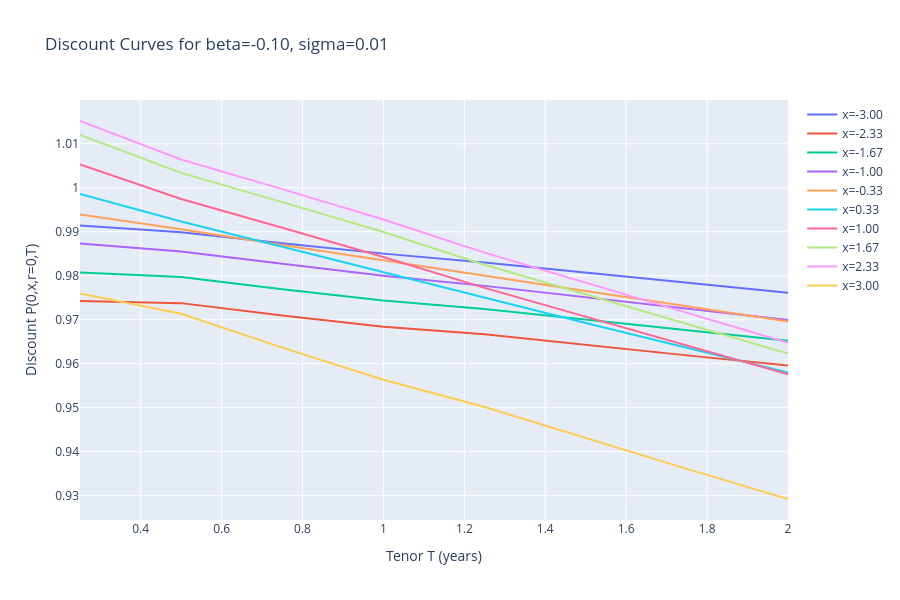
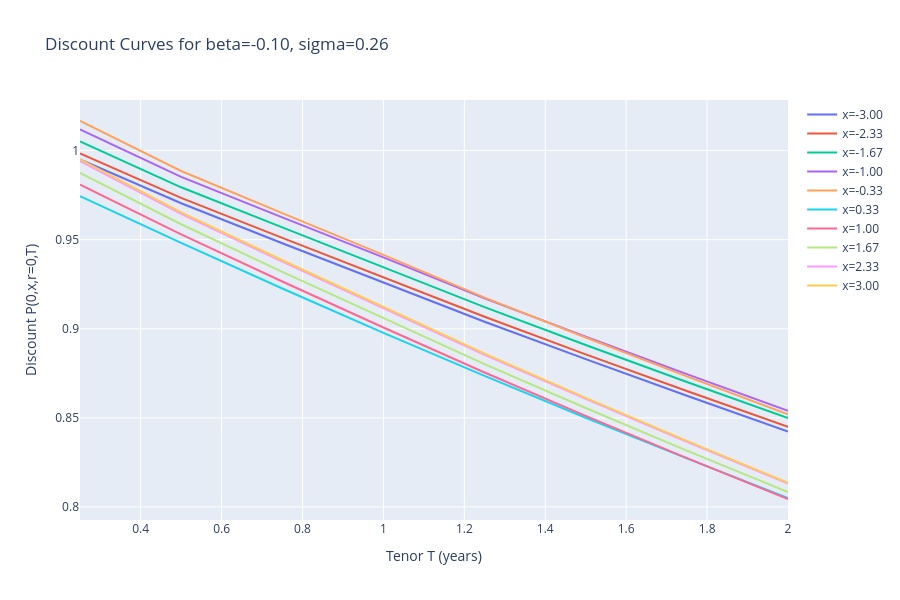
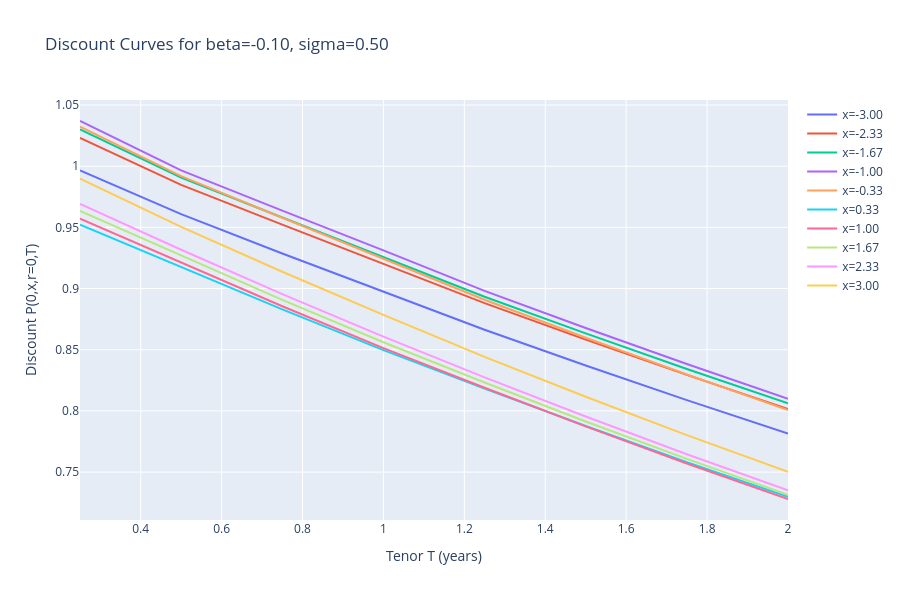
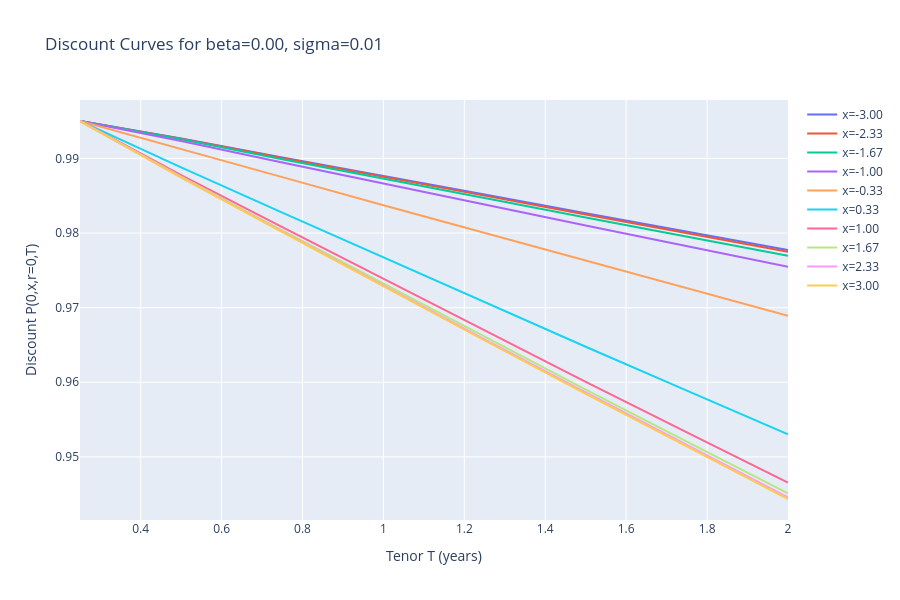

Write notebook code for charts like these, in order.
### Code cell
x_range = np.linspace(-3.0, 3.0, 10)
beta_range = [param_map.b_min, 0.0, param_map.b_max]
sigma_range = [param_map.s_min, (param_map.s_min + param_map.s_max)/2, param_map.s_max]

for beta_hat in beta_range:
    for sigma_hat in sigma_range:
        fig = go.Figure()
        for x_val in x_range:
            t_discounts = param_map.discounts(
                x=x_val,
                sigma=sigma_hat,
                beta=beta_hat,
                r0=0.02,
                gap_star=0.0
            )
            fig.add_trace(
                go.Scatter(
                    x=param_map.tenors,
                    y=t_discounts,
                    mode='lines',
                    name=f"x={x_val:.2f}"
                )
            )
        fig.update_layout(
            title=f"Discount Curves for beta={beta_hat:.2f}, sigma={sigma_hat:.2f}",
            xaxis_title="Tenor T (years)",
            yaxis_title="Discount P(0,x,r=0,T)",
            height=600
        )
        fig.show()

### Figure 1 — Plotly figure (JSON) as saved in the notebook; plotly's stock layout.template omitted (floating-point values rounded to 4 significant figures)
{"data": [{"mode": "lines", "name": "x=-3.00", "type": "scatter", "x": [0.25, 0.5, 0.75, 1.0, 1.25, 1.5, 1.75, 2.0], "y": [0.9914, 0.9899, 0.9874, 0.985, 0.983, 0.9807, 0.9784, 0.9762]}, {"mode": "lines", "name": "x=-2.33", "type": "scatter", "x": [0.25, 0.5, 0.75, 1.0, 1.25, 1.5, 1.75, 2.0], "y": [0.9743, 0.9738, 0.971, 0.9684, 0.9667, 0.9643, 0.9619, 0.9596]}, {"mode": "lines", "name": "x=-1.67", "type": "scatter", "x": [0.25, 0.5, 0.75, 1.0, 1.25, 1.5, 1.75, 2.0], "y": [0.9808, 0.9797, 0.9769, 0.9744, 0.9724, 0.97, 0.9676, 0.9652]}, {"mode": "lines", "name": "x=-1.00", "type": "scatter", "x": [0.25, 0.5, 0.75, 1.0, 1.25, 1.5, 1.75, 2.0], "y": [0.9873, 0.9855, 0.9827, 0.98, 0.9777, 0.9751, 0.9725, 0.9699]}, {"mode": "lines", "name": "x=-0.33", "type": "scatter", "x": [0.25, 0.5, 0.75, 1.0, 1.25, 1.5, 1.75, 2.0], "y": [0.9939, 0.9906, 0.987, 0.9834, 0.98, 0.9765, 0.973, 0.9696]}, {"mode": "lines", "name": "x=0.33", "type": "scatter", "x": [0.25, 0.5, 0.75, 1.0, 1.25, 1.5, 1.75, 2.0], "y": [0.9986, 0.9923, 0.9866, 0.9808, 0.975, 0.9693, 0.9636, 0.958]}, {"mode": "lines", "name": "x=1.00", "type": "scatter", "x": [0.25, 0.5, 0.75, 1.0, 1.25, 1.5, 1.75, 2.0], "y": [1.005, 0.9974, 0.9909, 0.9842, 0.9772, 0.9707, 0.9641, 0.9576]}, {"mode": "lines", "name": "x=1.67", "type": "scatter", "x": [0.25, 0.5, 0.75, 1.0, 1.25, 1.5, 1.75, 2.0], "y": [1.012, 1.003, 0.9967, 0.9899, 0.9825, 0.9758, 0.969, 0.9623]}, {"mode": "lines", "name": "x=2.33", "type": "scatter", "x": [0.25, 0.5, 0.75, 1.0, 1.25, 1.5, 1.75, 2.0], "y": [1.015, 1.006, 0.9997, 0.9928, 0.9853, 0.9784, 0.9716, 0.9648]}, {"mode": "lines", "name": "x=3.00", "type": "scatter", "x": [0.25, 0.5, 0.75, 1.0, 1.25, 1.5, 1.75, 2.0], "y": [0.976, 0.9714, 0.9636, 0.9563, 0.9502, 0.943, 0.9361, 0.9292]}], "layout": {"height": 600, "title": {"text": "Discount Curves for beta=-0.10, sigma=0.01"}, "xaxis": {"title": {"text": "Tenor T (years)"}}, "yaxis": {"title": {"text": "Discount P(0,x,r=0,T)"}}}}

### Figure 2 — Plotly figure (JSON) as saved in the notebook; plotly's stock layout.template omitted (floating-point values rounded to 4 significant figures)
{"data": [{"mode": "lines", "name": "x=-3.00", "type": "scatter", "x": [0.25, 0.5, 0.75, 1.0, 1.25, 1.5, 1.75, 2.0], "y": [0.995, 0.9704, 0.948, 0.9259, 0.9039, 0.8829, 0.8624, 0.8423]}, {"mode": "lines", "name": "x=-2.33", "type": "scatter", "x": [0.25, 0.5, 0.75, 1.0, 1.25, 1.5, 1.75, 2.0], "y": [0.9984, 0.9735, 0.951, 0.9289, 0.9067, 0.8856, 0.865, 0.8449]}, {"mode": "lines", "name": "x=-1.67", "type": "scatter", "x": [0.25, 0.5, 0.75, 1.0, 1.25, 1.5, 1.75, 2.0], "y": [1.005, 0.9794, 0.9569, 0.9346, 0.9121, 0.8909, 0.8701, 0.8499]}, {"mode": "lines", "name": "x=-1.00", "type": "scatter", "x": [0.25, 0.5, 0.75, 1.0, 1.25, 1.5, 1.75, 2.0], "y": [1.012, 0.9852, 0.9625, 0.94, 0.917, 0.8955, 0.8745, 0.854]}, {"mode": "lines", "name": "x=-0.33", "type": "scatter", "x": [0.25, 0.5, 0.75, 1.0, 1.25, 1.5, 1.75, 2.0], "y": [1.017, 0.9885, 0.9649, 0.9415, 0.9174, 0.8951, 0.8733, 0.8519]}, {"mode": "lines", "name": "x=0.33", "type": "scatter", "x": [0.25, 0.5, 0.75, 1.0, 1.25, 1.5, 1.75, 2.0], "y": [0.9745, 0.9482, 0.9226, 0.8977, 0.8736, 0.8501, 0.8272, 0.805]}, {"mode": "lines", "name": "x=1.00", "type": "scatter", "x": [0.25, 0.5, 0.75, 1.0, 1.25, 1.5, 1.75, 2.0], "y": [0.9809, 0.953, 0.9265, 0.9007, 0.8754, 0.8511, 0.8274, 0.8045]}, {"mode": "lines", "name": "x=1.67", "type": "scatter", "x": [0.25, 0.5, 0.75, 1.0, 1.25, 1.5, 1.75, 2.0], "y": [0.9875, 0.9587, 0.932, 0.9059, 0.8801, 0.8555, 0.8316, 0.8084]}, {"mode": "lines", "name": "x=2.33", "type": "scatter", "x": [0.25, 0.5, 0.75, 1.0, 1.25, 1.5, 1.75, 2.0], "y": [0.9941, 0.9645, 0.9377, 0.9115, 0.8854, 0.8606, 0.8365, 0.8131]}, {"mode": "lines", "name": "x=3.00", "type": "scatter", "x": [0.25, 0.5, 0.75, 1.0, 1.25, 1.5, 1.75, 2.0], "y": [0.995, 0.9653, 0.9384, 0.9122, 0.886, 0.8612, 0.8371, 0.8136]}], "layout": {"height": 600, "title": {"text": "Discount Curves for beta=-0.10, sigma=0.26"}, "xaxis": {"title": {"text": "Tenor T (years)"}}, "yaxis": {"title": {"text": "Discount P(0,x,r=0,T)"}}}}

### Figure 3 — Plotly figure (JSON) as saved in the notebook; plotly's stock layout.template omitted (floating-point values rounded to 4 significant figures)
{"data": [{"mode": "lines", "name": "x=-3.00", "type": "scatter", "x": [0.25, 0.5, 0.75, 1.0, 1.25, 1.5, 1.75, 2.0], "y": [0.9965, 0.9609, 0.9286, 0.8972, 0.8663, 0.8371, 0.8088, 0.7815]}, {"mode": "lines", "name": "x=-2.33", "type": "scatter", "x": [0.25, 0.5, 0.75, 1.0, 1.25, 1.5, 1.75, 2.0], "y": [1.023, 0.9847, 0.9522, 0.9203, 0.8881, 0.8583, 0.8294, 0.8015]}, {"mode": "lines", "name": "x=-1.67", "type": "scatter", "x": [0.25, 0.5, 0.75, 1.0, 1.25, 1.5, 1.75, 2.0], "y": [1.03, 0.9907, 0.9581, 0.926, 0.8933, 0.8634, 0.8343, 0.8062]}, {"mode": "lines", "name": "x=-1.00", "type": "scatter", "x": [0.25, 0.5, 0.75, 1.0, 1.25, 1.5, 1.75, 2.0], "y": [1.037, 0.9966, 0.9637, 0.9312, 0.8981, 0.8678, 0.8384, 0.81]}, {"mode": "lines", "name": "x=-0.33", "type": "scatter", "x": [0.25, 0.5, 0.75, 1.0, 1.25, 1.5, 1.75, 2.0], "y": [1.032, 0.9919, 0.9579, 0.9245, 0.8909, 0.8598, 0.8298, 0.8007]}, {"mode": "lines", "name": "x=0.33", "type": "scatter", "x": [0.25, 0.5, 0.75, 1.0, 1.25, 1.5, 1.75, 2.0], "y": [0.9522, 0.9178, 0.883, 0.8497, 0.8183, 0.7876, 0.7581, 0.7298]}, {"mode": "lines", "name": "x=1.00", "type": "scatter", "x": [0.25, 0.5, 0.75, 1.0, 1.25, 1.5, 1.75, 2.0], "y": [0.9571, 0.9214, 0.8855, 0.8513, 0.8189, 0.7873, 0.7571, 0.728]}, {"mode": "lines", "name": "x=1.67", "type": "scatter", "x": [0.25, 0.5, 0.75, 1.0, 1.25, 1.5, 1.75, 2.0], "y": [0.9635, 0.9268, 0.8907, 0.8561, 0.8232, 0.7914, 0.7608, 0.7314]}, {"mode": "lines", "name": "x=2.33", "type": "scatter", "x": [0.25, 0.5, 0.75, 1.0, 1.25, 1.5, 1.75, 2.0], "y": [0.9691, 0.9317, 0.8955, 0.8607, 0.8275, 0.7954, 0.7646, 0.7351]}, {"mode": "lines", "name": "x=3.00", "type": "scatter", "x": [0.25, 0.5, 0.75, 1.0, 1.25, 1.5, 1.75, 2.0], "y": [0.9899, 0.9504, 0.9138, 0.8784, 0.8441, 0.8116, 0.7802, 0.7502]}], "layout": {"height": 600, "title": {"text": "Discount Curves for beta=-0.10, sigma=0.50"}, "xaxis": {"title": {"text": "Tenor T (years)"}}, "yaxis": {"title": {"text": "Discount P(0,x,r=0,T)"}}}}

### Figure 4 — Plotly figure (JSON) as saved in the notebook; plotly's stock layout.template omitted (floating-point values rounded to 4 significant figures)
{"data": [{"mode": "lines", "name": "x=-3.00", "type": "scatter", "x": [0.25, 0.5, 0.75, 1.0, 1.25, 1.5, 1.75, 2.0], "y": [0.995, 0.9927, 0.9901, 0.9876, 0.9852, 0.9827, 0.9802, 0.9777]}, {"mode": "lines", "name": "x=-2.33", "type": "scatter", "x": [0.25, 0.5, 0.75, 1.0, 1.25, 1.5, 1.75, 2.0], "y": [0.995, 0.9926, 0.99, 0.9875, 0.985, 0.9825, 0.98, 0.9775]}, {"mode": "lines", "name": "x=-1.67", "type": "scatter", "x": [0.25, 0.5, 0.75, 1.0, 1.25, 1.5, 1.75, 2.0], "y": [0.995, 0.9926, 0.9899, 0.9872, 0.9847, 0.9821, 0.9795, 0.9769]}, {"mode": "lines", "name": "x=-1.00", "type": "scatter", "x": [0.25, 0.5, 0.75, 1.0, 1.25, 1.5, 1.75, 2.0], "y": [0.995, 0.9923, 0.9894, 0.9866, 0.9838, 0.981, 0.9782, 0.9755]}, {"mode": "lines", "name": "x=-0.33", "type": "scatter", "x": [0.25, 0.5, 0.75, 1.0, 1.25, 1.5, 1.75, 2.0], "y": [0.995, 0.9913, 0.9875, 0.9837, 0.98, 0.9763, 0.9726, 0.9689]}, {"mode": "lines", "name": "x=0.33", "type": "scatter", "x": [0.25, 0.5, 0.75, 1.0, 1.25, 1.5, 1.75, 2.0], "y": [0.995, 0.9888, 0.9827, 0.9767, 0.9707, 0.9648, 0.9589, 0.953]}, {"mode": "lines", "name": "x=1.00", "type": "scatter", "x": [0.25, 0.5, 0.75, 1.0, 1.25, 1.5, 1.75, 2.0], "y": [0.995, 0.9878, 0.9808, 0.9739, 0.9669, 0.9601, 0.9533, 0.9466]}, {"mode": "lines", "name": "x=1.67", "type": "scatter", "x": [0.25, 0.5, 0.75, 1.0, 1.25, 1.5, 1.75, 2.0], "y": [0.995, 0.9875, 0.9804, 0.9732, 0.9661, 0.959, 0.952, 0.9451]}, {"mode": "lines", "name": "x=2.33", "type": "scatter", "x": [0.25, 0.5, 0.75, 1.0, 1.25, 1.5, 1.75, 2.0], "y": [0.995, 0.9875, 0.9802, 0.973, 0.9657, 0.9586, 0.9516, 0.9446]}, {"mode": "lines", "name": "x=3.00", "type": "scatter", "x": [0.25, 0.5, 0.75, 1.0, 1.25, 1.5, 1.75, 2.0], "y": [0.995, 0.9874, 0.9801, 0.9729, 0.9656, 0.9585, 0.9514, 0.9444]}], "layout": {"height": 600, "title": {"text": "Discount Curves for beta=0.00, sigma=0.01"}, "xaxis": {"title": {"text": "Tenor T (years)"}}, "yaxis": {"title": {"text": "Discount P(0,x,r=0,T)"}}}}
